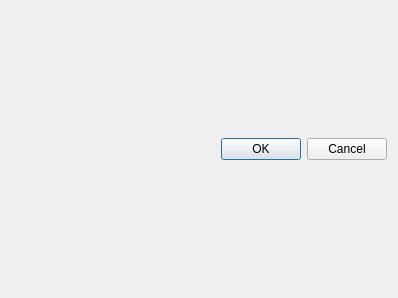
<?xml version="1.0" encoding="UTF-8"?>
<ui version="4.0">
 <class>QnUpdateDialog</class>
 <widget class="QDialog" name="QnUpdateDialog">
  <property name="geometry">
   <rect>
    <x>0</x>
    <y>0</y>
    <width>398</width>
    <height>298</height>
   </rect>
  </property>
  <property name="windowTitle">
   <string>Dialog</string>
  </property>
  <layout class="QVBoxLayout" name="verticalLayout">
   <item>
    <widget class="QDialogButtonBox" name="buttonBox">
     <property name="orientation">
      <enum>Qt::Horizontal</enum>
     </property>
     <property name="standardButtons">
      <set>QDialogButtonBox::Cancel|QDialogButtonBox::Ok</set>
     </property>
    </widget>
   </item>
  </layout>
 </widget>
 <resources/>
 <connections>
  <connection>
   <sender>buttonBox</sender>
   <signal>accepted()</signal>
   <receiver>QnUpdateDialog</receiver>
   <slot>accept()</slot>
   <hints>
    <hint type="sourcelabel">
     <x>248</x>
     <y>254</y>
    </hint>
    <hint type="destinationlabel">
     <x>157</x>
     <y>274</y>
    </hint>
   </hints>
  </connection>
  <connection>
   <sender>buttonBox</sender>
   <signal>rejected()</signal>
   <receiver>QnUpdateDialog</receiver>
   <slot>reject()</slot>
   <hints>
    <hint type="sourcelabel">
     <x>316</x>
     <y>260</y>
    </hint>
    <hint type="destinationlabel">
     <x>286</x>
     <y>274</y>
    </hint>
   </hints>
  </connection>
 </connections>
</ui>
